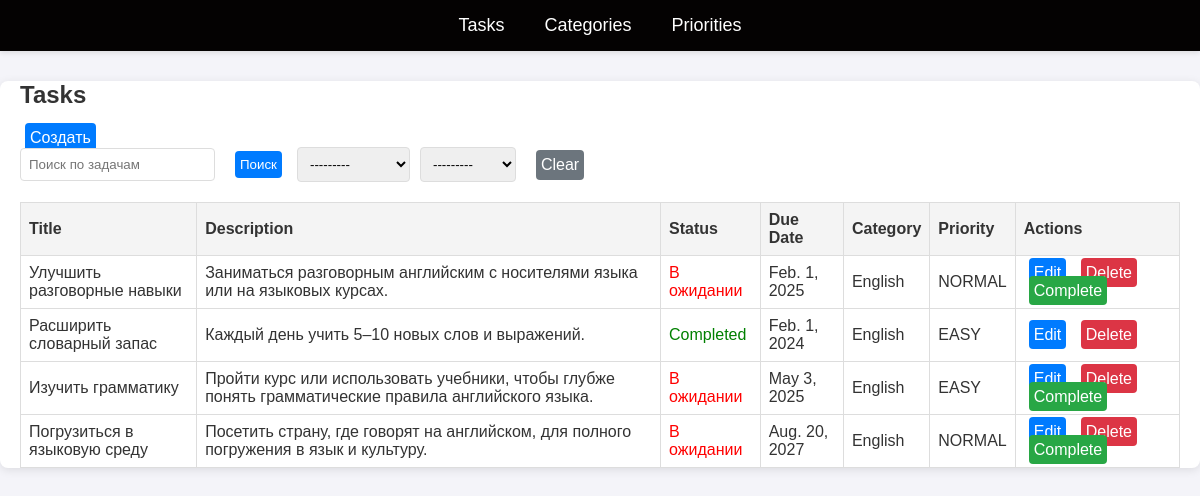
Screenshot of /task/categories/8/ with the database file from the repository.
### task/models.py (models this page shows, shortened)
class Task(models.Model):
    title = models.CharField(max_length=200)
    description = models.TextField(null=True, blank=True)
    status = models.BooleanField(default=False)
    due_date = models.DateField()
    category = models.ForeignKey(
        Category,
        on_delete=models.CASCADE,
        related_name='tasks',
    )
    priority = models.ForeignKey(
        Priority,
        on_delete=models.CASCADE,
        related_name='tasks',
    )

class Category(models.Model):
    name = models.CharField(max_length=100)
    def __str__(self):
        return self.name

class Priority(models.Model):
    name = models.CharField(max_length=100)
    def __str__(self):
        return self.name

### task/views.py (the view, shortened to what this page needs)
# urls.py: path('categories/<int:category_id>/', views.tasks_by_category, name='tasks-by-category'),
def tasks_by_category(request, category_id):
    category = Category.objects.get(id=category_id)
    today = timezone.now().date()
    form = TaskFilterForm(request.GET or None)
    tasks = Task.objects.filter(category=category)
    return render(request, 'task/task_list.html', {
        'tasks': tasks,
        'today': today,
        'form': form,
    })

### task/forms.py
class TaskFilterForm(forms.Form):
    search_task = forms.CharField(
        required=False,
        label='Поиск',
        widget=forms.TextInput(attrs={'placeholder': 'Поиск по задачам'}),
    )
    category = forms.ModelChoiceField(
        queryset=Category.objects.all(),
        required=False,
        label='Категория',
    )
    priority = forms.ModelChoiceField(
        queryset=Priority.objects.all(),
        required=False,
        label='Приоритет',
    )

### templates/task/task_list.html (shortened to what this page needs)
{% extends 'base.html' %}
{% block content %}
    <div class="tasks-list">
        <h2>Tasks</h2>
        <a href="{% url 'create-task' %}" class="btn btn-primary" style="margin-bottom: 20px;">Создать</a>
        <form method="GET" id="filter-form" style="margin-bottom: 20px; display: flex; align-items: center;">
            <div style="display: flex; align-items: center; margin-right: 10px;">
                {{ form.search_task }}
                <button type="submit" class="btn btn-search" style="margin-left: 10px;">Поиск</button>
            </div>
            <div style="display: flex; align-items: center;">
                {{ form.category }}
                {{ form.priority }}
            </div>
            <a href="{% url 'list-task' %}" class="btn btn-clear" style="margin-left: 10px;">Clear</a>
        </form>
        {% if tasks %}
            <table>
                <thead>
                <tr>
                    <th>Title</th>
                    <th>Description</th>
                    <th>Status</th>
                    <th>Due Date</th>
                    <th>Category</th>
                    <th>Priority</th>
                    <th>Actions</th>
                </tr>
                </thead>
                <tbody>
                {% for task in tasks %}
                    <tr {% if task.due_date < today and not task.status %}style="background-color: #f8d7da;" {% endif %}>
                        <td>{{ task.title }}</td>
                        <td>{{ task.description|default:"Нет описания" }}</td>
                        <td>
                            {% if task.status %}
                                <span class="status-completed">Completed</span>
                            {% else %}
                                <span class="status-pending">В ожидании</span>
                            {% endif %}
                        </td>
                        <td>{{ task.due_date }}</td>
                        <td>{{ task.category.name }}</td>
                        <td>{{ task.priority.name }}</td>
                        <td>
                            <a href="{% url 'edit-task' task.id %}" class="btn btn-edit">Edit</a>
                            <a href="{% url 'delete-task' task.id %}" class="btn btn-delete"
                               onclick="return confirm('Are you sure you want to delete this task?');">Delete</a>
                            {% if not task.status and task.due_date >= today %}
                                <a href="{% url 'toggle-task-status' task.id %}" class="btn btn-complete">Complete</a>
                            {% endif %}
                        </td>
                    </tr>
                {% endfor %}
                </tbody>
            </table>
        {% else %}
            <p>No tasks available.</p>
        {% endif %}
    </div>
{% endblock content %}

### templates/base.html (style rules this page uses)
body { font-family: 'Verdana', sans-serif; margin: 0; padding: 0; background-color: #f4f4f9; color: #333; }
h2 { font-size: 22px; margin-top: 20px; }

### templates/task/task_list.html (style rules this page uses)
.tasks-list h2 { font-size: 24px; margin-bottom: 20px; }
form { display: flex; align-items: center; margin-bottom: 20px; }
.btn-clear { background-color: #6c757d; color: white; padding: 8px 12px; border-radius: 4px; text-decoration: none; margin-left: 10px; }
input[type="text"], select { padding: 8px; border: 1px solid #ddd; border-radius: 4px; margin-right: 10px; }
button { padding: 8px 12px; border: none; border-radius: 4px; cursor: pointer; }
button.btn-search { background-color: #007bff; color: white; }
table { width: 100%; border-collapse: collapse; margin-bottom: 10px; }
table th, table td { border: 1px solid #ddd; padding: 8px; text-align: left; }
table th { background-color: #f4f4f4; }
.btn { text-decoration: none; padding: 6px 5px; color: white; border-radius: 4px; margin: 0 5px; }
.btn-primary { background-color: #007bff; }
.btn-edit { background-color: #007bff; }
.btn-delete { background-color: #dc3545; }
.btn-complete { background-color: #28a745; }
.status-completed { color: green; }
.status-pending { color: red; }

### rows the page displays
Task: title "Улучшить разговорные навыки", description "Заниматься разговорным английским с носителями языка или на языковых курсах.", status "В ожидании", due_date "Feb. 1, 2025", category.name "English", priority.name "NORMAL"
Task: title "Расширить словарный запас", description "Каждый день учить 5–10 новых слов и выражений.", status "Completed", due_date "Feb. 1, 2024", category.name "English", priority.name "EASY"
Task: title "Изучить грамматику", description "Пройти курс или использовать учебники, чтобы глубже понять грамматические правила английского языка.", status "В ожидании", due_date "May 3, 2025", category.name "English", priority.name "EASY"
Task: title "Погрузиться в языковую среду", description "Посетить страну, где говорят на английском, для полного погружения в язык и культуру.", status "В ожидании", due_date "Aug. 20, 2027", category.name "English", priority.name "NORMAL"
